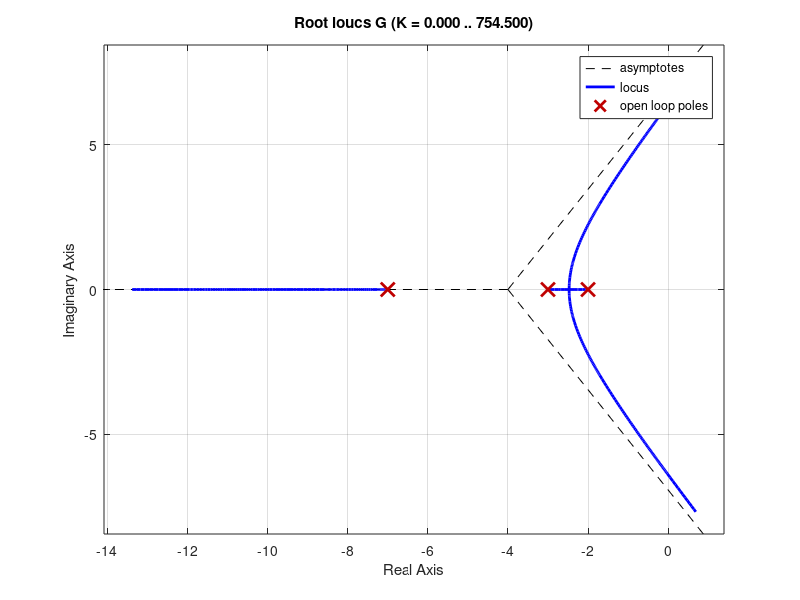
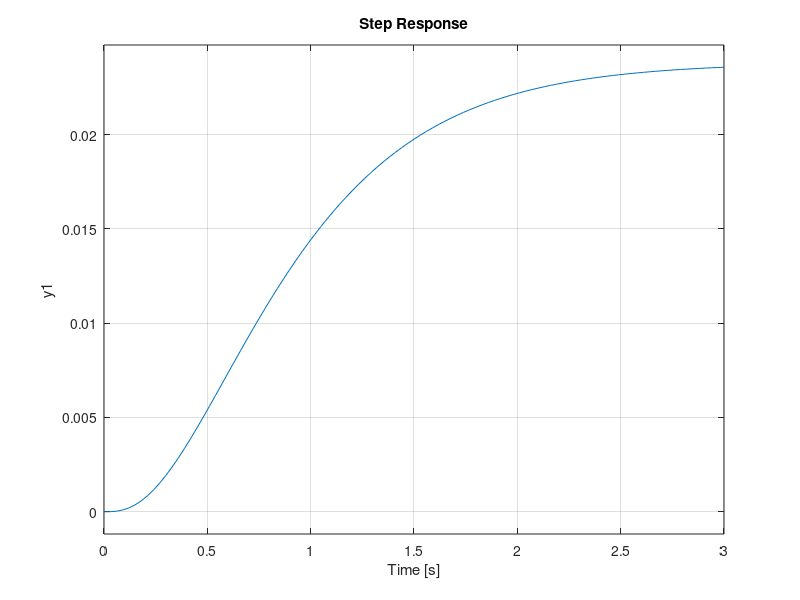

Source code (MATLAB) for these figures, in order:
%-------------------------------------------------------------------------%
%----------------------------Pre-Setting----------------------------------%
%-------------------------------------------------------------------------%

% Cleaning Up
close all; clear; clc;
% setting object 's' in order to write intuitive functions
s = zpk(0,[],1);

%-------------------------------------------------------------------------%
%------------------------Setting Study Case-------------------------------%
%-------------------------------------------------------------------------%

% Specify an arbitrary transfer function
G  = 1/((s+2)*(s+3)*(s+7));
k  = 0; % Select Gain of interest
OP = 0; % Overshoot Percentage (put as X %)
C_ = 0; % Dumping Factor 0 < C_ < 1
t_ = 0; % Time constant
%-------------------------------------------------------------------------%
%-----------------------------Procedure-----------------------------------%
%-------------------------------------------------------------------------%

% Generating Open Loop Locus-Root Diagram: 
rlocus(G);
grid on;
figure;

% Step Response for Open Loop tranfer function
step(G);
grid on;




% ylabel('Imaginary Axis');
% xlabel('Real Axis');

% Pick gain to mark on root locus
% gainToMark = 5;

% % The rlocus function can output the values normally plotted and the gains
% % associated with each value on the complex plane
% [complexVec,gainsVec] = rlocus(G);
% % Recall: the root locus is displayed on the complex plane (s = \sigma +
% % j*\omega)
% realPart = real(complexVec);
% imagPart = imag(complexVec);
% % First closed loop pole with increasing gain, K
% realCLpole1 = realPart(1,:);
% imagCLpole1 = imagPart(1,:);
% % Second closed loop pole with increasing gain, K
% realCLpole2 = realPart(2,:);
% imagCLpole2 = imagPart(2,:);
% % Plot the closed loop poles as varying with gain K
% plot(realCLpole1,imagCLpole1,realCLpole2,imagCLpole2);


% Plot open loop poles
% plot(realCLpole1(1),imagCLpole1(1),'bx'); hold on;
% plot(realCLpole2(1),imagCLpole2(1),'bx');
% % Plot open loop zeros
% plot(realCLpole1(end),imagCLpole1(end),'bo'); hold on;
% plot(realCLpole2(end),imagCLpole2(end),'bo');
% % Find the the location of the gain of interest on the root locus
% indexOfGain = find(gainsVec >= gainToMark,1,'first');
% markedGain = gainsVec(indexOfGain);
% % Form the closed-loop feedback system with selected gain
% CLsystem = feedback(G,markedGain);
% % Acquire step response values of interest from the closed-loop system
% stepResponse = stepinfo(CLsystem);
% percentOvershoot = stepResponse.Overshoot;
% % Plot test box with results onto plot
% gainString = ['Gain: ' num2str(markedGain)];
% osString   = ['%OS: ' num2str(percentOvershoot) ' %'];
% text(-2.25,1.5,gainString);
% text(-2.25,1.0,osString)
% % Plot closed-loop poles arising from feedback gain selection
% plot(realCLpole1(indexOfGain),imagCLpole1(indexOfGain),'r+');
% plot(realCLpole2(indexOfGain),imagCLpole2(indexOfGain),'r+');
% xlim([-10 2]); ylim([-4 4]);